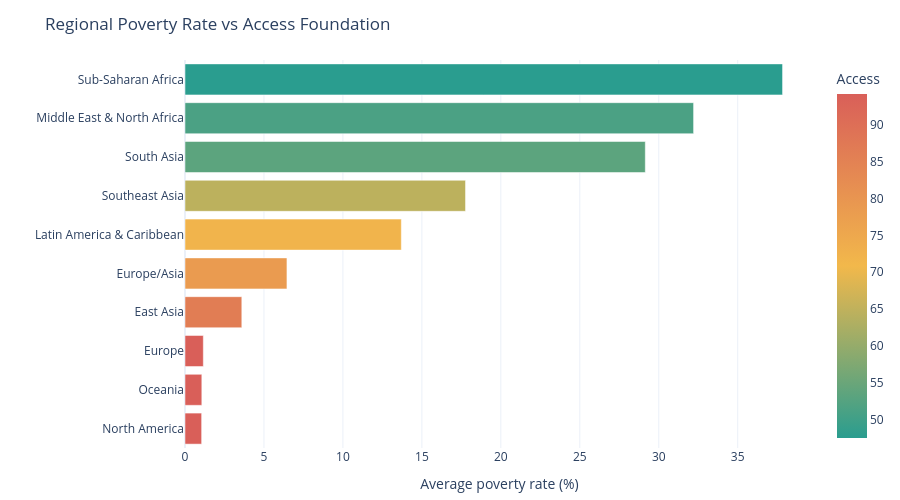
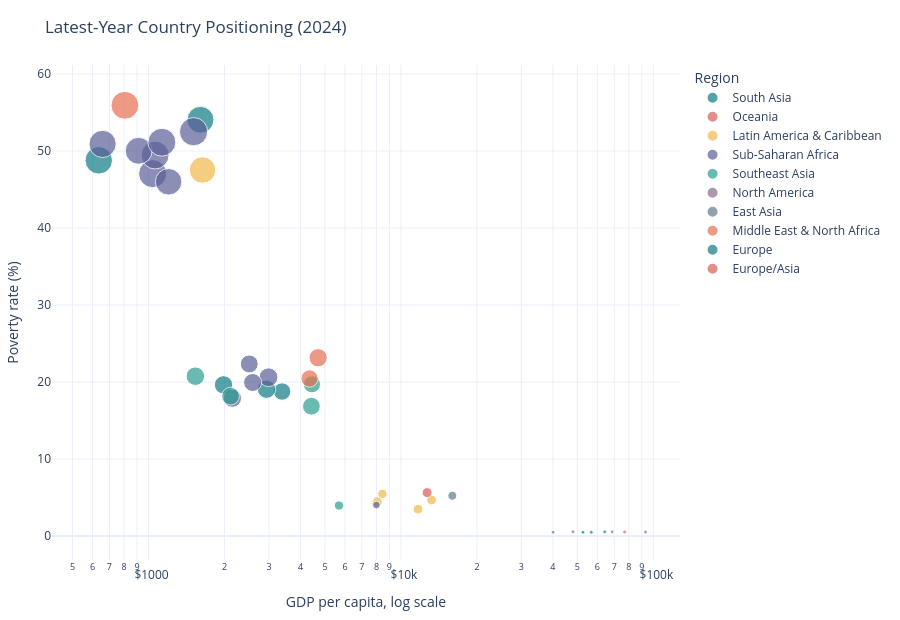

Notebook code cell kept with these figures, in order:
### Markdown cell above
## 9. Poverty, Growth, and Access Dashboard

### Code cell
fig = px.bar(
    region_snapshot.sort_values("poverty_rate_pct"),
    x="poverty_rate_pct",
    y="region",
    color="access_foundation_index",
    orientation="h",
    color_continuous_scale=["#2A9D8F", "#F2B84B", "#D95F59"],
    labels={
        "poverty_rate_pct": "Average poverty rate (%)",
        "region": "",
        "access_foundation_index": "Access foundation",
    },
    title="Regional Poverty Rate vs Access Foundation",
)
fig.update_layout(height=500, margin=dict(l=10, r=20, t=60, b=35), coloraxis_colorbar=dict(title="Access"))
fig.update_traces(hovertemplate="<b>%{y}</b><br>Poverty: %{x:.1f}%<br>Access index: %{marker.color:.1f}<extra></extra>")
fig.show()

fig = px.scatter(
    country_latest,
    x="gdp_per_capita_usd",
    y="poverty_rate_pct",
    color="region",
    size="child_mortality_per_1000",
    hover_name="country",
    hover_data={
        "income_group": True,
        "gini_coefficient": ":.1f",
        "hdi_score": ":.3f",
        "access_foundation_index": ":.1f",
        "gdp_per_capita_usd": ":,.0f",
        "poverty_rate_pct": ":.1f",
        "child_mortality_per_1000": ":.1f",
    },
    labels={
        "gdp_per_capita_usd": "GDP per capita, log scale",
        "poverty_rate_pct": "Poverty rate (%)",
        "child_mortality_per_1000": "Child mortality",
    },
    title=f"Latest-Year Country Positioning ({latest_year})",
)
fig.update_xaxes(type="log", tickprefix="$")
fig.update_layout(height=620, margin=dict(l=40, r=20, t=65, b=40), legend_title_text="Region")
fig.show()

### Figure 1 — Plotly figure (JSON) as saved in the notebook; plotly's stock layout.template omitted (floating-point values rounded to 4 significant figures)
{"data": [{"hovertemplate": "<b>%{y}</b><br>Poverty: %{x:.1f}%<br>Access index: %{marker.color:.1f}<extra></extra>", "legendgroup": "", "marker": {"color": [94.13, 94.13, 94.01, 86.28, 78.56, 71.88, 64.6, 53.38, 51.44, 47.57], "coloraxis": "coloraxis", "pattern": {"shape": ""}}, "name": "", "orientation": "h", "showlegend": false, "textposition": "auto", "type": "bar", "x": [1.054, 1.065, 1.16, 3.598, 6.455, 13.7, 17.76, 29.15, 32.2, 37.84], "xaxis": "x", "y": ["North America", "Oceania", "Europe", "East Asia", "Europe/Asia", "Latin America & Caribbean", "Southeast Asia", "South Asia", "Middle East & North Africa", "Sub-Saharan Africa"], "yaxis": "y"}], "layout": {"barmode": "relative", "coloraxis": {"colorbar": {"title": {"text": "Access"}}, "colorscale": [[0.0, "#2A9D8F"], [0.5, "#F2B84B"], [1.0, "#D95F59"]]}, "height": 500, "legend": {"tracegroupgap": 0}, "margin": {"b": 35, "l": 10, "r": 20, "t": 60}, "title": {"text": "Regional Poverty Rate vs Access Foundation"}, "xaxis": {"anchor": "y", "domain": [0.0, 1.0], "title": {"text": "Average poverty rate (%)"}}, "yaxis": {"anchor": "x", "domain": [0.0, 1.0], "title": {"text": ""}}}}

### Figure 2 — Plotly figure (JSON) as saved in the notebook; plotly's stock layout.template omitted (floating-point values rounded to 4 significant figures)
{"data": [{"customdata": [["Low Income", 45.13, 0.5083, 36.0, 79.31], ["Lower-Middle Income", 39.15, 0.6355, 59.41, 31.98], ["Lower-Middle Income", 39.55, 0.6091, 60.95, 35.52], ["Low Income", 45.47, 0.4673, 36.71, 76.2], ["Lower-Middle Income", 39.82, 0.6221, 60.33, 35.42]], "hovertemplate": "<b>%{hovertext}</b><br><br>region=South Asia<br>GDP per capita, log scale=%{x:,.0f}<br>Poverty rate (%)=%{y:.1f}<br>Child mortality=%{customdata[4]:.1f}<br>income_group=%{customdata[0]}<br>gini_coefficient=%{customdata[1]:.1f}<br>hdi_score=%{customdata[2]:.3f}<br>access_foundation_index=%{customdata[3]:.1f}<extra></extra>", "hovertext": ["Afghanistan", "Bangladesh", "India", "Nepal", "Pakistan"], "legendgroup": "South Asia", "marker": {"color": "#0E7C86", "size": [79.31, 31.98, 35.52, 76.2, 35.42], "sizemode": "area", "sizeref": 0.21, "symbol": "circle"}, "mode": "markers", "name": "South Asia", "orientation": "v", "showlegend": true, "type": "scatter", "x": [635.0, 3380.0, 2934.0, 1606.0, 1982.0], "xaxis": "x", "y": [48.79, 18.77, 19.07, 54.05, 19.64], "yaxis": "y"}, {"customdata": [["High Income", 33.13, 0.9328, 94.3, 1.5]], "hovertemplate": "<b>%{hovertext}</b><br><br>region=Oceania<br>GDP per capita, log scale=%{x:,.0f}<br>Poverty rate (%)=%{y:.1f}<br>Child mortality=%{customdata[4]:.1f}<br>income_group=%{customdata[0]}<br>gini_coefficient=%{customdata[1]:.1f}<br>hdi_score=%{customdata[2]:.3f}<br>access_foundation_index=%{customdata[3]:.1f}<extra></extra>", "hovertext": ["Australia"], "legendgroup": "Oceania", "marker": {"color": "#D95F59", "size": [1.5], "sizemode": "area", "sizeref": 0.21, "symbol": "circle"}, "mode": "markers", "name": "Oceania", "orientation": "v", "showlegend": true, "type": "scatter", "x": [76860.0], "xaxis": "x", "y": [0.536], "yaxis": "y"}, {"customdata": [["Upper-Middle Income", 45.55, 0.7595, 80.08, 9.828], ["Upper-Middle Income", 48.03, 0.7478, 80.47, 10.21], ["Low Income", 47.0, 0.4652, 36.27, 73.47], ["Upper-Middle Income", 48.21, 0.761, 80.05, 9.979], ["Upper-Middle Income", 47.48, 0.7492, 78.85, 9.205]], "hovertemplate": "<b>%{hovertext}</b><br><br>region=Latin America & Caribbean<br>GDP per capita, log scale=%{x:,.0f}<br>Poverty rate (%)=%{y:.1f}<br>Child mortality=%{customdata[4]:.1f}<br>income_group=%{customdata[0]}<br>gini_coefficient=%{customdata[1]:.1f}<br>hdi_score=%{customdata[2]:.3f}<br>access_foundation_index=%{customdata[3]:.1f}<extra></extra>", "hovertext": ["Brazil", "Colombia", "Haiti", "Mexico", "Peru"], "legendgroup": "Latin America & Caribbean", "marker": {"color": "#F2B84B", "size": [9.828, 10.21, 73.47, 9.979, 9.205], "sizemode": "area", "sizeref": 0.21, "symbol": "circle"}, "mode": "markers", "name": "Latin America & Caribbean", "orientation": "v", "showlegend": true, "type": "scatter", "x": [11690.0, 8062.0, 1636.0, 13220.0, 8439.0], "xaxis": "x", "y": [3.495, 4.468, 47.54, 4.686, 5.481], "yaxis": "y"}, {"customdata": [["Low Income", 48.71, 0.4797, 37.07, 82.52], ["Low Income", 45.37, 0.477, 36.98, 74.06], ["Lower-Middle Income", 42.19, 0.6341, 60.5, 37.07], ["Lower-Middle Income", 42.51, 0.6386, 60.43, 34.14], ["Low Income", 45.16, 0.4695, 37.84, 81.55], ["Low Income", 46.37, 0.4739, 36.02, 78.02], ["Lower-Middle Income", 42.01, 0.6245, 58.09, 33.75], ["Lower-Middle Income", 41.68, 0.6126, 60.13, 34.94], ["Upper-Middle Income", 48.31, 0.7567, 79.77, 6.24], ["Low Income", 47.18, 0.4599, 36.55, 76.12], ["Low Income", 46.15, 0.4691, 37.42, 84.0], ["Low Income", 46.31, 0.461, 37.49, 81.97]], "hovertemplate": "<b>%{hovertext}</b><br><br>region=Sub-Saharan Africa<br>GDP per capita, log scale=%{x:,.0f}<br>Poverty rate (%)=%{y:.1f}<br>Child mortality=%{customdata[4]:.1f}<br>income_group=%{customdata[0]}<br>gini_coefficient=%{customdata[1]:.1f}<br>hdi_score=%{customdata[2]:.3f}<br>access_foundation_index=%{customdata[3]:.1f}<extra></extra>", "hovertext": ["Burkina Faso", "Ethiopia", "Ghana", "Kenya", "Mali", "Mozambique", "Nigeria", "Senegal", "South Africa", "Sudan", "Tanzania", "Uganda"], "legendgroup": "Sub-Saharan Africa", "marker": {"color": "#5B5F97", "size": [82.52, 74.06, 37.07, 34.14, 81.55, 78.02, 33.75, 34.94, 6.24, 76.12, 84.0, 81.97], "sizemode": "area", "sizeref": 0.21, "symbol": "circle"}, "mode": "markers", "name": "Sub-Saharan Africa", "orientation": "v", "showlegend": true, "type": "scatter", "x": [1038.0, 1201.0, 2988.0, 2584.0, 1062.0, 657.5, 2506.0, 2148.0, 7989.0, 914.0, 1508.0, 1130.0], "xaxis": "x", "y": [47.06, 46.01, 20.63, 19.95, 49.47, 50.92, 22.36, 17.91, 4.034, 50.03, 52.51, 51.14], "yaxis": "y"}, {"customdata": [["Lower-Middle Income", 41.02, 0.6149, 60.63, 32.92], ["Upper-Middle Income", 46.06, 0.7467, 80.7, 8.941], ["Lower-Middle Income", 43.49, 0.6261, 60.25, 36.07], ["Lower-Middle Income", 41.1, 0.6365, 58.8, 33.22], ["Lower-Middle Income", 42.94, 0.6251, 59.91, 30.56]], "hovertemplate": "<b>%{hovertext}</b><br><br>region=Southeast Asia<br>GDP per capita, log scale=%{x:,.0f}<br>Poverty rate (%)=%{y:.1f}<br>Child mortality=%{customdata[4]:.1f}<br>income_group=%{customdata[0]}<br>gini_coefficient=%{customdata[1]:.1f}<br>hdi_score=%{customdata[2]:.3f}<br>access_foundation_index=%{customdata[3]:.1f}<extra></extra>", "hovertext": ["Cambodia", "Indonesia", "Myanmar", "Philippines", "Vietnam"], "legendgroup": "Southeast Asia", "marker": {"color": "#2A9D8F", "size": [32.92, 8.941, 36.07, 33.22, 30.56], "sizemode": "area", "sizeref": 0.21, "symbol": "circle"}, "mode": "markers", "name": "Southeast Asia", "orientation": "v", "showlegend": true, "type": "scatter", "x": [2113.0, 5679.0, 1533.0, 4418.0, 4441.0], "xaxis": "x", "y": [18.17, 3.971, 20.76, 16.86, 19.71], "yaxis": "y"}, {"customdata": [["High Income", 32.87, 0.9392, 94.8, 1.5], ["High Income", 31.79, 0.9343, 94.84, 1.5]], "hovertemplate": "<b>%{hovertext}</b><br><br>region=North America<br>GDP per capita, log scale=%{x:,.0f}<br>Poverty rate (%)=%{y:.1f}<br>Child mortality=%{customdata[4]:.1f}<br>income_group=%{customdata[0]}<br>gini_coefficient=%{customdata[1]:.1f}<br>hdi_score=%{customdata[2]:.3f}<br>access_foundation_index=%{customdata[3]:.1f}<extra></extra>", "hovertext": ["Canada", "USA"], "legendgroup": "North America", "marker": {"color": "#8E6C88", "size": [1.5, 1.5], "sizemode": "area", "sizeref": 0.21, "symbol": "circle"}, "mode": "markers", "name": "North America", "orientation": "v", "showlegend": true, "type": "scatter", "x": [68630.0, 93140.0], "xaxis": "x", "y": [0.5533, 0.5314], "yaxis": "y"}, {"customdata": [["Upper-Middle Income", 45.67, 0.7625, 79.06, 8.378], ["High Income", 33.49, 0.9396, 95.1, 1.5], ["High Income", 32.83, 0.9392, 94.93, 1.5]], "hovertemplate": "<b>%{hovertext}</b><br><br>region=East Asia<br>GDP per capita, log scale=%{x:,.0f}<br>Poverty rate (%)=%{y:.1f}<br>Child mortality=%{customdata[4]:.1f}<br>income_group=%{customdata[0]}<br>gini_coefficient=%{customdata[1]:.1f}<br>hdi_score=%{customdata[2]:.3f}<br>access_foundation_index=%{customdata[3]:.1f}<extra></extra>", "hovertext": ["China", "Japan", "South Korea"], "legendgroup": "East Asia", "marker": {"color": "#607D8B", "size": [8.378, 1.5, 1.5], "sizemode": "area", "sizeref": 0.21, "symbol": "circle"}, "mode": "markers", "name": "East Asia", "orientation": "v", "showlegend": true, "type": "scatter", "x": [15980.0, 48030.0, 40060.0], "xaxis": "x", "y": [5.239, 0.5715, 0.5011], "yaxis": "y"}, {"customdata": [["Lower-Middle Income", 38.92, 0.6389, 59.62, 34.89], ["Lower-Middle Income", 43.4, 0.6241, 60.92, 31.28], ["Low Income", 46.89, 0.481, 37.64, 81.29]], "hovertemplate": "<b>%{hovertext}</b><br><br>region=Middle East & North Africa<br>GDP per capita, log scale=%{x:,.0f}<br>Poverty rate (%)=%{y:.1f}<br>Child mortality=%{customdata[4]:.1f}<br>income_group=%{customdata[0]}<br>gini_coefficient=%{customdata[1]:.1f}<br>hdi_score=%{customdata[2]:.3f}<br>access_foundation_index=%{customdata[3]:.1f}<extra></extra>", "hovertext": ["Egypt", "Morocco", "Yemen"], "legendgroup": "Middle East & North Africa", "marker": {"color": "#E76F51", "size": [34.89, 31.28, 81.29], "sizemode": "area", "sizeref": 0.21, "symbol": "circle"}, "mode": "markers", "name": "Middle East & North Africa", "orientation": "v", "showlegend": true, "type": "scatter", "x": [4697.0, 4344.0, 806.0], "xaxis": "x", "y": [23.16, 20.47, 55.94], "yaxis": "y"}, {"customdata": [["High Income", 32.74, 0.9456, 95.76, 1.5], ["High Income", 31.07, 0.9373, 94.53, 1.5], ["High Income", 33.93, 0.9454, 94.48, 1.5]], "hovertemplate": "<b>%{hovertext}</b><br><br>region=Europe<br>GDP per capita, log scale=%{x:,.0f}<br>Poverty rate (%)=%{y:.1f}<br>Child mortality=%{customdata[4]:.1f}<br>income_group=%{customdata[0]}<br>gini_coefficient=%{customdata[1]:.1f}<br>hdi_score=%{customdata[2]:.3f}<br>access_foundation_index=%{customdata[3]:.1f}<extra></extra>", "hovertext": ["France", "Germany", "UK"], "legendgroup": "Europe", "marker": {"color": "#0E7C86", "size": [1.5, 1.5, 1.5], "sizemode": "area", "sizeref": 0.21, "symbol": "circle"}, "mode": "markers", "name": "Europe", "orientation": "v", "showlegend": true, "type": "scatter", "x": [52630.0, 64140.0, 56760.0], "xaxis": "x", "y": [0.5, 0.558, 0.5], "yaxis": "y"}, {"customdata": [["Upper-Middle Income", 48.55, 0.7545, 79.93, 10.64]], "hovertemplate": "<b>%{hovertext}</b><br><br>region=Europe/Asia<br>GDP per capita, log scale=%{x:,.0f}<br>Poverty rate (%)=%{y:.1f}<br>Child mortality=%{customdata[4]:.1f}<br>income_group=%{customdata[0]}<br>gini_coefficient=%{customdata[1]:.1f}<br>hdi_score=%{customdata[2]:.3f}<br>access_foundation_index=%{customdata[3]:.1f}<extra></extra>", "hovertext": ["Turkey"], "legendgroup": "Europe/Asia", "marker": {"color": "#D95F59", "size": [10.64], "sizemode": "area", "sizeref": 0.21, "symbol": "circle"}, "mode": "markers", "name": "Europe/Asia", "orientation": "v", "showlegend": true, "type": "scatter", "x": [12700.0], "xaxis": "x", "y": [5.648], "yaxis": "y"}], "layout": {"height": 620, "legend": {"itemsizing": "constant", "title": {"text": "Region"}, "tracegroupgap": 0}, "margin": {"b": 40, "l": 40, "r": 20, "t": 65}, "title": {"text": "Latest-Year Country Positioning (2024)"}, "xaxis": {"anchor": "y", "domain": [0.0, 1.0], "tickprefix": "$", "title": {"text": "GDP per capita, log scale"}, "type": "log"}, "yaxis": {"anchor": "x", "domain": [0.0, 1.0], "title": {"text": "Poverty rate (%)"}}}}
